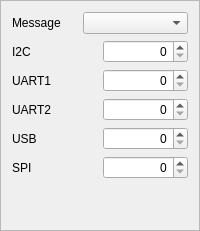
                <widget class="QFrame" name="frameMSG">
                 <property name="frameShape">
                  <enum>QFrame::StyledPanel</enum>
                 </property>
                 <property name="frameShadow">
                  <enum>QFrame::Raised</enum>
                 </property>
                 <layout class="QVBoxLayout" name="verticalLayout_9">
                  <item>
                   <layout class="QHBoxLayout" name="horizontalLayout_11">
                    <item>
                     <widget class="QLabel" name="label_15">
                      <property name="text">
                       <string>Message</string>
                      </property>
                     </widget>
                    </item>
                    <item>
                     <widget class="QComboBox" name="comboMSG">
                      <property name="currentIndex">
                       <number>-1</number>
                      </property>
                      <property name="minimumContentsLength">
                       <number>0</number>
                      </property>
                      <item>
                       <property name="text">
                        <string>CLOCK</string>
                       </property>
                      </item>
                      <item>
                       <property name="text">
                        <string>DGPS</string>
                       </property>
                      </item>
                      <item>
                       <property name="text">
                        <string>DOP</string>
                       </property>
                      </item>
                      <item>
                       <property name="text">
                        <string>ORB</string>
                       </property>
                      </item>
                      <item>
                       <property name="text">
                        <string>POSECEF</string>
                       </property>
                      </item>
                      <item>
                       <property name="text">
                        <string>POSLLH</string>
                       </property>
                      </item>
                      <item>
                       <property name="text">
                        <string>RELPOSNED</string>
                       </property>
                      </item>
                      <item>
                       <property name="text">
                        <string>SAT</string>
                       </property>
                      </item>
                      <item>
                       <property name="text">
                        <string>SOL</string>
                       </property>
                      </item>
                      <item>
                       <property name="text">
                        <string>STATUS</string>
                       </property>
                      </item>
                      <item>
                       <property name="text">
                        <string>VELECEF</string>
                       </property>
                      </item>
                      <item>
                       <property name="text">
                        <string>VELNED</string>
                       </property>
                      </item>
                      <item>
                       <property name="text">
                        <string>RAWX</string>
                       </property>
                      </item>
                      <item>
                       <property name="text">
                        <string>SFRBX</string>
                       </property>
                      </item>
                     </widget>
                    </item>
                   </layout>
                  </item>
                  <item>
                   <layout class="QGridLayout" name="gridLayout_4">
                    <item row="1" column="1">
                     <widget class="QSpinBox" name="spinMSGUART1">
                      <property name="alignment">
                       <set>Qt::AlignRight|Qt::AlignTrailing|Qt::AlignVCenter</set>
                      </property>
                     </widget>
                    </item>
                    <item row="4" column="0">
                     <widget class="QLabel" name="label_33">
                      <property name="text">
                       <string>SPI</string>
                      </property>
                     </widget>
                    </item>
                    <item row="1" column="0">
                     <widget class="QLabel" name="label_17">
                      <property name="text">
                       <string>UART1</string>
                      </property>
                     </widget>
                    </item>
                    <item row="0" column="0">
                     <widget class="QLabel" name="label_16">
                      <property name="text">
                       <string>I2C</string>
                      </property>
                     </widget>
                    </item>
                    <item row="4" column="1">
                     <widget class="QSpinBox" name="spinMSGSPI">
                      <property name="alignment">
                       <set>Qt::AlignRight|Qt::AlignTrailing|Qt::AlignVCenter</set>
                      </property>
                     </widget>
                    </item>
                    <item row="3" column="1">
                     <widget class="QSpinBox" name="spinMSGUSB">
                      <property name="alignment">
                       <set>Qt::AlignRight|Qt::AlignTrailing|Qt::AlignVCenter</set>
                      </property>
                     </widget>
                    </item>
                    <item row="2" column="1">
                     <widget class="QSpinBox" name="spinMSGUART2">
                      <property name="alignment">
                       <set>Qt::AlignRight|Qt::AlignTrailing|Qt::AlignVCenter</set>
                      </property>
                     </widget>
                    </item>
                    <item row="3" column="0">
                     <widget class="QLabel" name="label_19">
                      <property name="text">
                       <string>USB</string>
                      </property>
                     </widget>
                    </item>
                    <item row="0" column="1">
                     <widget class="QSpinBox" name="spinMSGI2C">
                      <property name="alignment">
                       <set>Qt::AlignRight|Qt::AlignTrailing|Qt::AlignVCenter</set>
                      </property>
                     </widget>
                    </item>
                    <item row="2" column="0">
                     <widget class="QLabel" name="label_18">
                      <property name="text">
                       <string>UART2</string>
                      </property>
                     </widget>
                    </item>
                   </layout>
                  </item>
                  <item>
                   <spacer name="verticalSpacer_20">
                    <property name="orientation">
                     <enum>Qt::Vertical</enum>
                    </property>
                    <property name="sizeHint" stdset="0">
                     <size>
                      <width>20</width>
                      <height>40</height>
                     </size>
                    </property>
                   </spacer>
                  </item>
                 </layout>
                </widget>
